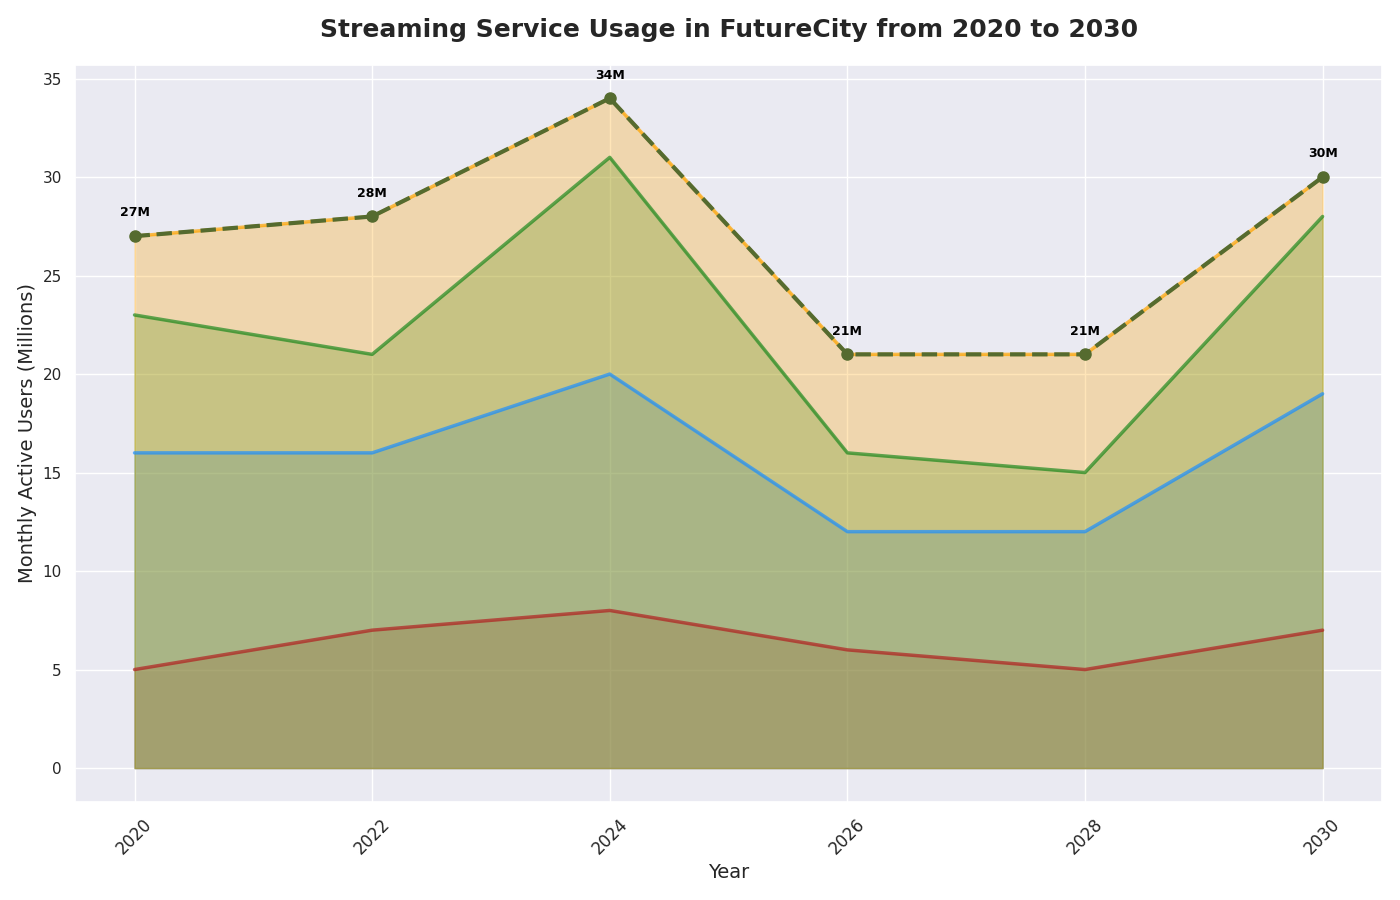

Here is the Python script that generated this plot:
import matplotlib.pyplot as plt
import numpy as np

years = np.array([2020, 2022, 2024, 2026, 2028, 2030])
# Modify each array by randomizing the original data order to keep the dimensional structure unchanged
movies_streaming = np.array([5, 7, 8, 6, 5, 7])
tv_series_streaming = np.array([11, 9, 12, 6, 7, 12])
music_streaming = np.array([7, 5, 11, 4, 3, 9])
podcast_streaming = np.array([4, 7, 3, 5, 6, 2])

# Recalculate total_streaming based on altered arrays
total_streaming = movies_streaming + tv_series_streaming + music_streaming + podcast_streaming

fig, ax = plt.subplots(figsize=(14, 9))

def gradient_fill(x, y, ax=None, color='blue', alpha=0.7):
    if ax is None:
        ax = plt.gca()
    ax.plot(x, y, color=color, alpha=alpha, linewidth=2.5)
    ax.fill_between(x, 0, y, color=color, alpha=alpha*0.4)

gradient_fill(years, movies_streaming, ax=ax, color='#B22222')
gradient_fill(years, movies_streaming + tv_series_streaming, ax=ax, color='#1E90FF')
gradient_fill(years, movies_streaming + tv_series_streaming + music_streaming, ax=ax, color='#228B22')
gradient_fill(years, total_streaming, ax=ax, color='#FFA500')

ax.plot(years, total_streaming, color='darkolivegreen', linewidth=3, linestyle='--', marker='o', markersize=8)

for i, year in enumerate(years):
    ax.text(year, total_streaming[i] + 1, f'{total_streaming[i]}M', fontsize=9, ha='center', color='black', weight='bold')

ax.set_title('Streaming Service Usage in FutureCity from 2020 to 2030', fontsize=18, weight='bold', pad=20)
ax.set_xlabel('Year', fontsize=14)
ax.set_ylabel('Monthly Active Users (Millions)', fontsize=14)

ax.set_xticks(years)
ax.set_xticklabels(years, fontsize=12, rotation=45)

plt.tight_layout()

plt.show()
